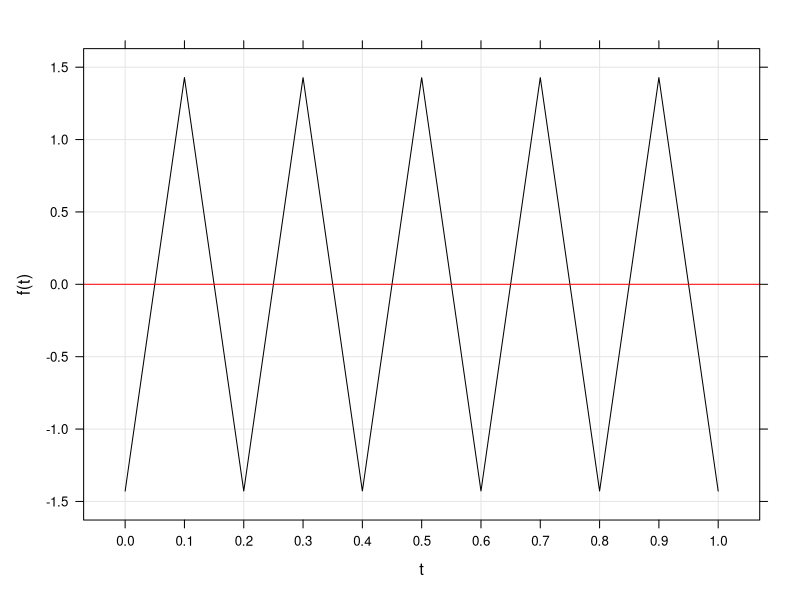
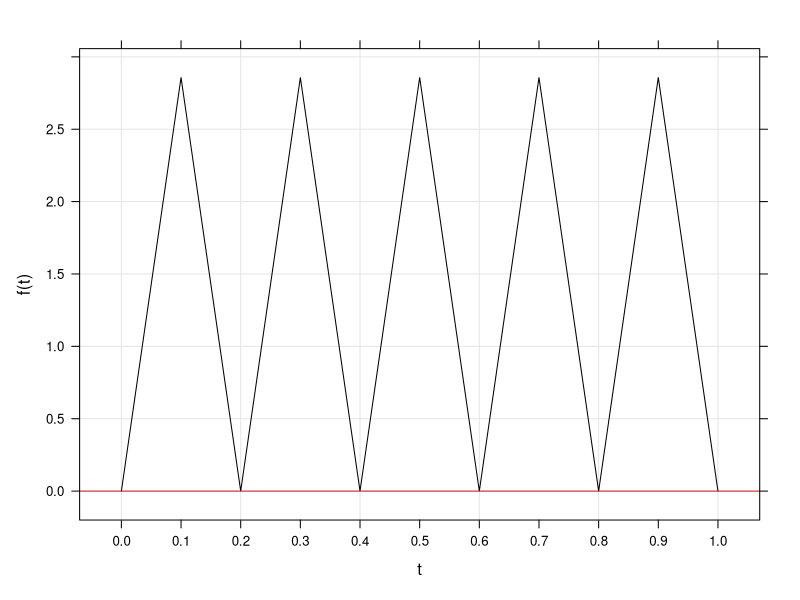
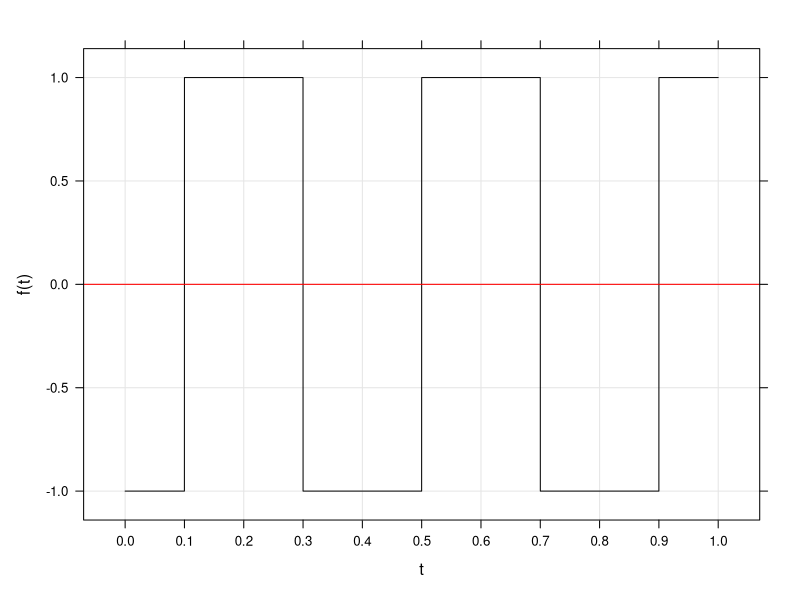
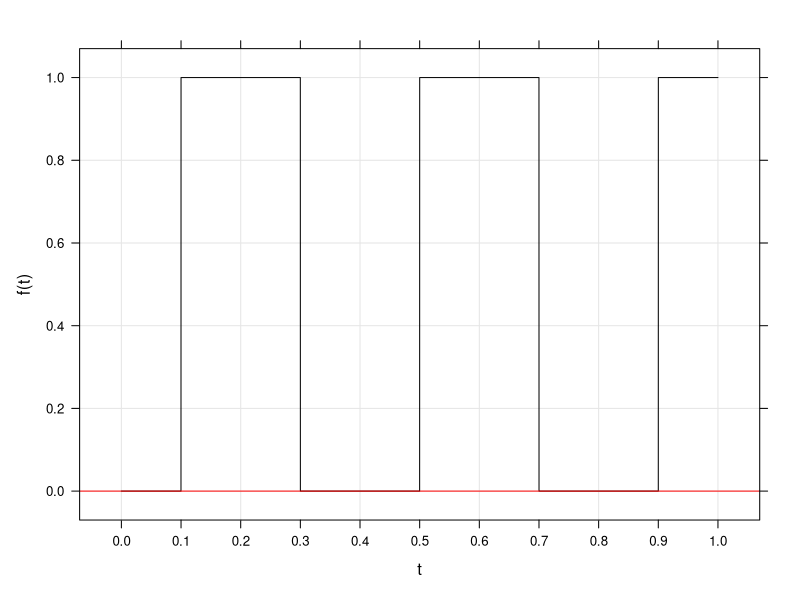
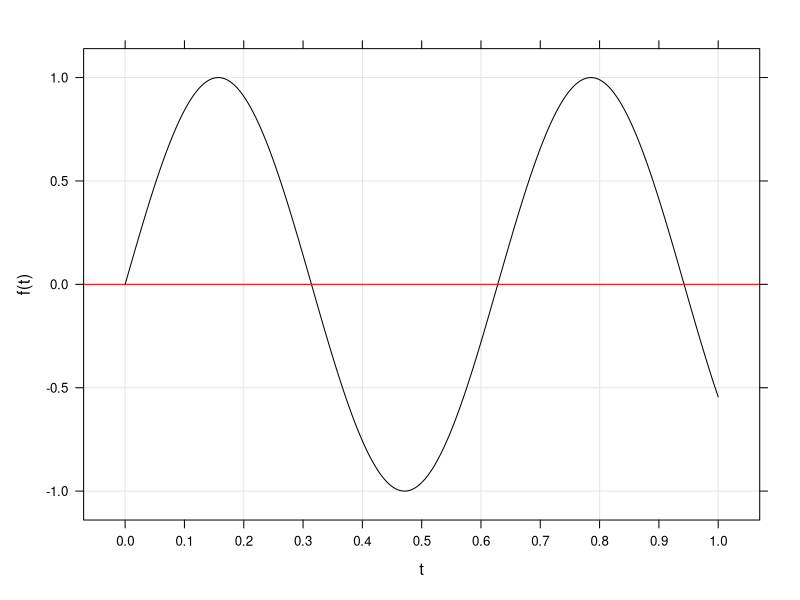
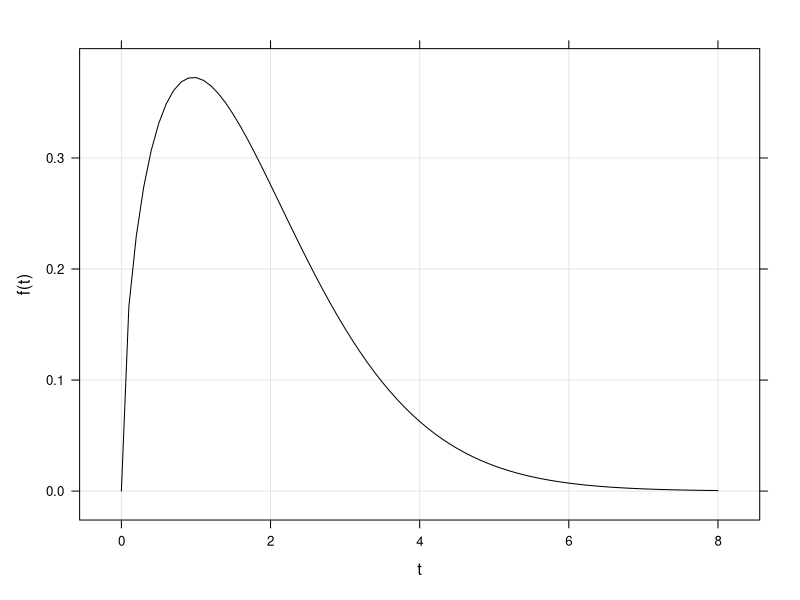

Reproduce these figures in R, in order.
library(lattice)

fref <- 1
x <- seq(0,1/fref,l=10000)

mf <- 10

f <- mf*fref
T <- 1/f;
ma <- 0.7
Vt <- 1/ma*(4*abs(x/(2*T)-floor(x/(2*T)+.5))-1)

trellis.device(pdf, file = "triangular_periodica.pdf")
xyplot(Vt ~ x, type = 'l',
       xlab = "t", ylab = "f(t)",
       grid = TRUE,
       col.line = "black",
       scales=list(
           x = list(
               at = seq(0,1,.1)
           )),
       panel = function(x, y, ...)
       {
           panel.xyplot(x, y, ...)
           panel.abline(h = 0, col.line = "red")
       })
dev.off()

Vt0 <- Vt - min(Vt)

trellis.device(pdf, file = "triangular0_periodica.pdf")
xyplot(Vt0 ~ x, type = 'l',
       xlab = "t", ylab = "f(t)",
       grid = TRUE,
       col.line = "black",
       scales=list(
           x = list(
               at = seq(0,1,.1)
           )),
       panel = function(x, y, ...)
       {
           panel.xyplot(x, y, ...)
           panel.abline(h = 0, col.line = "red")
       })
dev.off()

fc <- 5*fref
Tc <- 1/fc;
Vc <- 4*abs(x/(2*Tc)-floor(x/(2*Tc)+.5))-1
Cuadrada <- (Vc>0)-(Vc<0);

trellis.device(pdf, file = "cuadrada_periodica.pdf")
xyplot(Cuadrada ~ x, type = 'l',
       xlab = "t", ylab = "f(t)",
       grid = TRUE,
       scales=list(
           x = list(
               at = seq(0,1,.1)
           )),
       col.line = "black",
       panel = function(x, y, ...)
       {
           panel.xyplot(x, y, ...)
           panel.abline(h = 0, col.line = "red")
       })
dev.off()

Cuadrada0 <- (Cuadrada + 1)/2

trellis.device(pdf, file = "cuadrada0_periodica.pdf")
xyplot(Cuadrada0 ~ x, type = 'l',
       xlab = "t", ylab = "f(t)",
       col.line = "black",
       grid = TRUE,
       scales=list(
           x = list(
               at = seq(0,1,.1)
              )),
       panel = function(x, y, ...)
       {
           panel.xyplot(x, y, ...)
           panel.abline(h = 0, col.line = "red")
       })
dev.off()


trellis.device(pdf, file = "sin_periodica.pdf")
xyplot(sin(10*x) ~ x, type = 'l',
       xlab = "t", ylab = "f(t)",
       col.line = "black",
       grid = TRUE,
       scales=list(
           x = list(
               at = seq(0,1,.1)
              )),
       panel = function(x, y, ...)
       {
           panel.xyplot(x, y, ...)
           panel.abline(h = 0, col.line = "red")
       })
dev.off()

## No periódica

x <- seq(0, 8, by = .1)
trellis.device(pdf, file = "no_periodica.pdf")
xyplot(dweibull(x, shape = 1.5, scale = 2) ~ x,
       type = "l",
       xlab = "t", ylab = "f(t)",
       col.line = "black",
       grid = TRUE
       )
dev.off()


